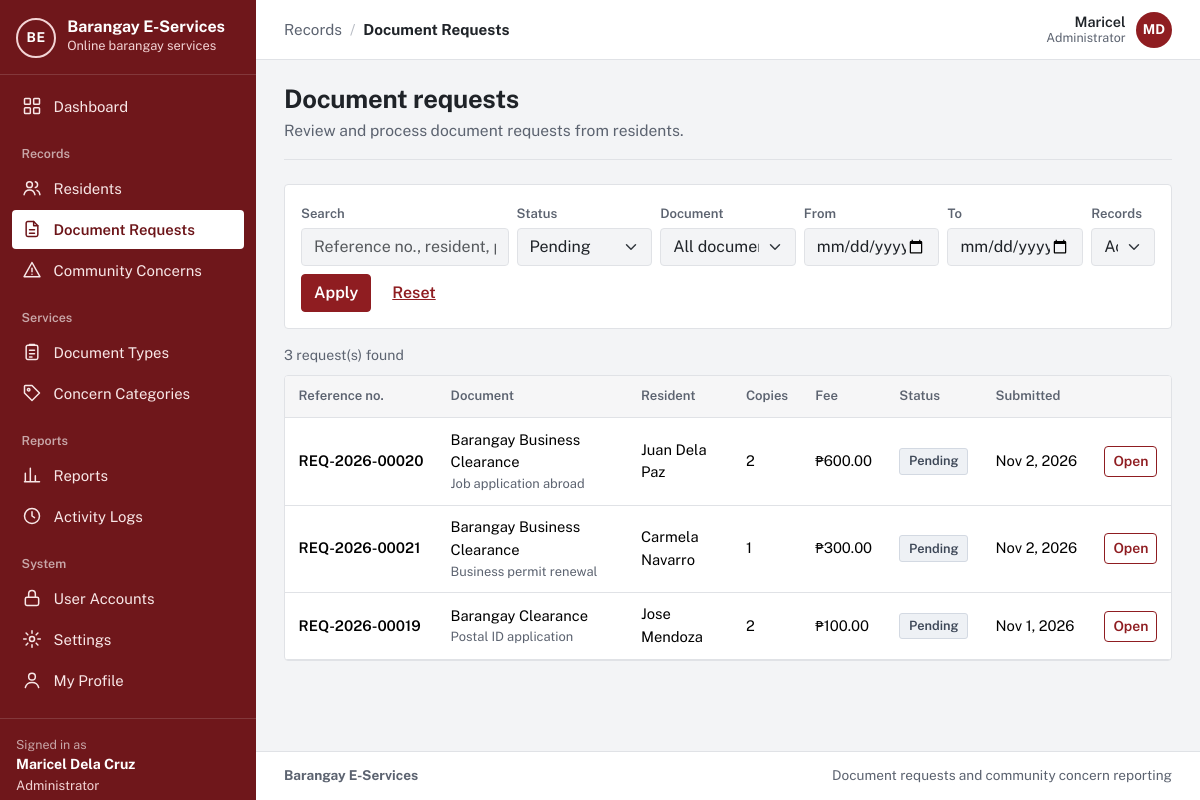
Before: /requests.php?status=Pending (signed in) with the older database file.
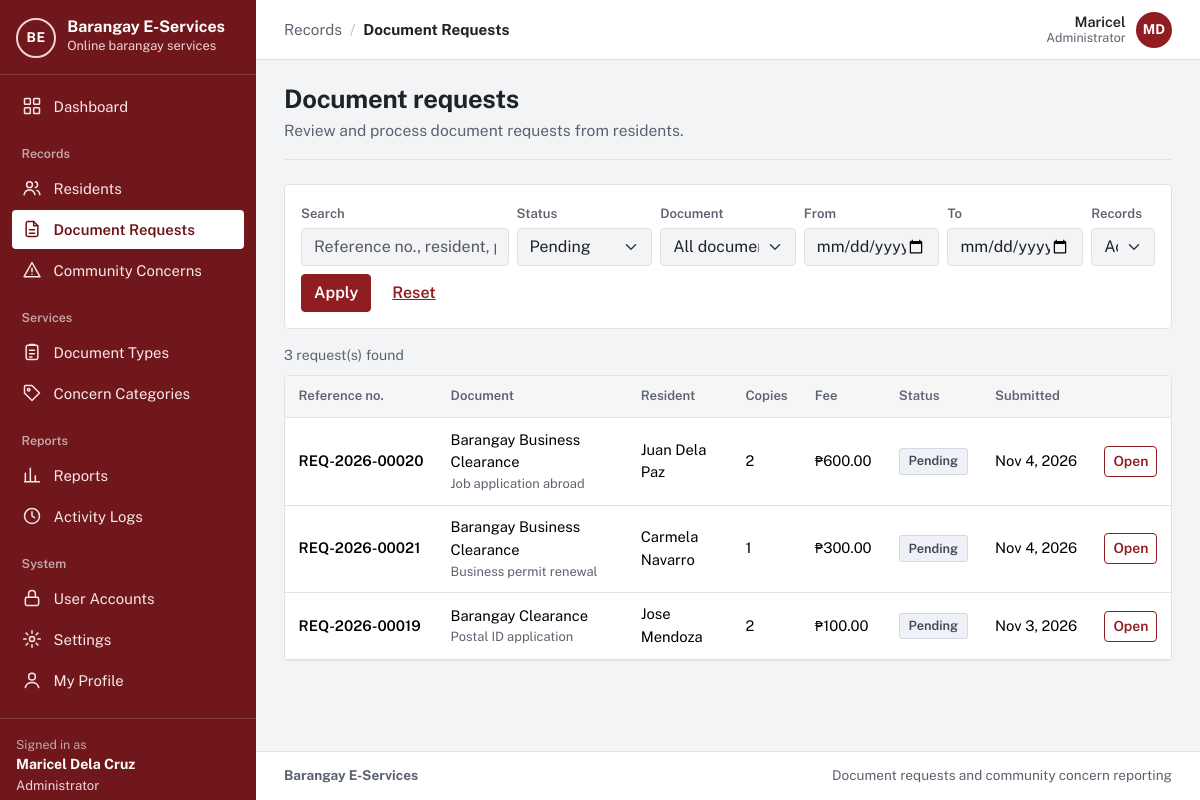
After: the same page with the newer database file.
### tables this page shows
CREATE TABLE `document_requests` (
  `request_id` int(10) unsigned NOT NULL AUTO_INCREMENT,
  `reference_no` varchar(20) DEFAULT NULL,
  `resident_id` int(10) unsigned NOT NULL,
  `doc_type_id` smallint(5) unsigned NOT NULL,
  `purpose` varchar(255) NOT NULL,
  `copies` tinyint(3) unsigned NOT NULL DEFAULT 1,
  `fee_amount` decimal(8,2) NOT NULL,
  `status` enum('Pending','Under Review','Approved','Rejected','Processing','Ready for Pickup','Released','Cancelled') NOT NULL DEFAULT 'Pending',
  `remarks` varchar(500) DEFAULT NULL,
  `handled_by` int(10) unsigned DEFAULT NULL,
  `is_archived` tinyint(1) NOT NULL DEFAULT 0,
  `created_at` datetime NOT NULL DEFAULT current_timestamp(),
  `updated_at` datetime NOT NULL DEFAULT current_timestamp() ON UPDATE current_timestamp(),
  PRIMARY KEY (`request_id`),
  UNIQUE KEY `reference_no` (`reference_no`),
  KEY `fk_dr_resident` (`resident_id`),
  KEY `fk_dr_doctype` (`doc_type_id`),
  KEY `fk_dr_handler` (`handled_by`),
  KEY `idx_dr_status` (`status`),
  KEY `idx_dr_created` (`created_at`),
  CONSTRAINT `fk_dr_doctype` FOREIGN KEY (`doc_type_id`) REFERENCES `document_types` (`doc_type_id`),
  CONSTRAINT `fk_dr_handler` FOREIGN KEY (`handled_by`) REFERENCES `users` (`user_id`) ON DELETE SET NULL,
  CONSTRAINT `fk_dr_resident` FOREIGN KEY (`resident_id`) REFERENCES `users` (`user_id`),
  CONSTRAINT `chk_dr_copies` CHECK (`copies` between 1 and 5)
);

CREATE TABLE `document_types` (
  `doc_type_id` smallint(5) unsigned NOT NULL AUTO_INCREMENT,
  `name` varchar(100) NOT NULL,
  `description` varchar(500) NOT NULL,
  `fee` decimal(8,2) NOT NULL DEFAULT 0.00,
  `processing_days` tinyint(3) unsigned NOT NULL DEFAULT 1,
  `is_archived` tinyint(1) NOT NULL DEFAULT 0,
  `created_at` datetime NOT NULL DEFAULT current_timestamp(),
  `updated_at` datetime NOT NULL DEFAULT current_timestamp() ON UPDATE current_timestamp(),
  PRIMARY KEY (`doc_type_id`),
  UNIQUE KEY `name` (`name`),
  CONSTRAINT `chk_dt_fee` CHECK (`fee` >= 0),
  CONSTRAINT `chk_dt_days` CHECK (`processing_days` between 1 and 30)
);

CREATE TABLE `users` (
  `user_id` int(10) unsigned NOT NULL AUTO_INCREMENT,
  `role_id` tinyint(3) unsigned NOT NULL,
  `purok_id` smallint(5) unsigned DEFAULT NULL,
  `first_name` varchar(60) NOT NULL,
  `last_name` varchar(60) NOT NULL,
  `email` varchar(120) NOT NULL,
  `contact_no` varchar(13) DEFAULT NULL,
  `street_address` varchar(150) DEFAULT NULL,
  `password_hash` varchar(255) NOT NULL,
  `email_verified_at` datetime DEFAULT NULL,
  `is_active` tinyint(1) NOT NULL DEFAULT 1,
  `failed_logins` tinyint(3) unsigned NOT NULL DEFAULT 0,
  `locked_until` datetime DEFAULT NULL,
  `created_at` datetime NOT NULL DEFAULT current_timestamp(),
  `updated_at` datetime NOT NULL DEFAULT current_timestamp() ON UPDATE current_timestamp(),
  PRIMARY KEY (`user_id`),
  UNIQUE KEY `email` (`email`),
  KEY `fk_users_purok` (`purok_id`),
  KEY `idx_users_role` (`role_id`),
  CONSTRAINT `fk_users_purok` FOREIGN KEY (`purok_id`) REFERENCES `puroks` (`purok_id`) ON DELETE SET NULL,
  CONSTRAINT `fk_users_role` FOREIGN KEY (`role_id`) REFERENCES `roles` (`role_id`)
);

### app/lib/db.php (called while the page is built, shortened)
<?php
function db(): mysqli
{
    static $conn = null;
    if ($conn === null) {
        $conn = new mysqli(
            config('db.host'),
            config('db.user'),
            config('db.password'),
            config('db.name'),
            (int) config('db.port', 3306)
        );
        $conn->set_charset('utf8mb4');
        $conn->query("SET time_zone = '+08:00'");
    }
    return $conn;
}
function db_query(string $sql, array $params = []): mysqli_stmt
{
    $stmt = db()->prepare($sql);
    if ($params) {
        $types = '';
        foreach ($params as $p) {
            $types .= is_int($p) ? 'i' : (is_float($p) ? 'd' : 's');
        }
        $stmt->bind_param($types, ...array_values($params));
    }
    $stmt->execute();
    return $stmt;
}
function db_all(string $sql, array $params = []): array
{
    $result = db_query($sql, $params)->get_result();
    return $result ? $result->fetch_all(MYSQLI_ASSOC) : [];
}
function db_one(string $sql, array $params = []): ?array
{
    $result = db_query($sql, $params)->get_result();
    $row = $result ? $result->fetch_assoc() : null;
    return $row ?: null;
}
function db_value(string $sql, array $params = [])
{
    $row = db_one($sql, $params);
    return $row ? reset($row) : null;
}

### app/lib/auth.php (called while the page is built, shortened)
<?php
function current_user(bool $refresh = false): ?array
{
    static $user = false;
    if ($user !== false && !$refresh) {
        return $user;
    }
    $user = null;
    if (!empty($_SESSION['user_id'])) {
        $user = db_one(
            'SELECT u.user_id, u.first_name, u.last_name, u.email, u.contact_no, u.street_address, u.purok_id,
                    u.email_verified_at, u.is_active, u.created_at, r.role_key, r.role_name
               FROM users u JOIN roles r ON r.role_id = u.role_id
              WHERE u.user_id = ?',
            [(int) $_SESSION['user_id']]
        );
    }
    return $user;
}
function is_verified(?array $user = null): bool
{
    $user = $user ?? current_user();
    return $user !== null && !empty($user['email_verified_at']);
}
function require_login(bool $mustBeVerified = true): array
{
    $user = current_user();
    return $user;
}
function require_role(string ...$roles): array
{
    $user = require_login();
    return $user;
}

### app/lib/helpers.php (called while the page is built, shortened)
<?php
function e($value): string
{
    return htmlspecialchars((string) ($value ?? ''), ENT_QUOTES | ENT_SUBSTITUTE, 'UTF-8');
}
function base_path(): string
{
    static $base = null;
    if ($base === null) {
        $script = realpath($_SERVER['SCRIPT_FILENAME'] ?? '') ?: '';
        $root   = realpath(APP_ROOT) ?: APP_ROOT;
        $rel    = str_replace('\\', '/', substr($script, strlen($root)));
        $name   = str_replace('\\', '/', $_SERVER['SCRIPT_NAME'] ?? '');
        $base   = ($rel !== '' && str_ends_with($name, $rel)) ? substr($name, 0, -strlen($rel)) : '';
        $base   = rtrim($base, '/');
    }
    return $base;
}
function url(string $path = ''): string
{
    return base_path() . '/' . ltrim($path, '/');
}
function query_param(string $key, string $default = ''): string
{
    $value = $_GET[$key] ?? $default;
    return is_string($value) ? trim($value) : $default;
}
function format_date(?string $datetime, string $format = 'M j, Y'): string
{
    return $datetime ? date($format, strtotime($datetime)) : '—';
}
function peso($amount): string
{
    return '₱' . number_format((float) $amount, 2);
}
function full_name(array $row, string $prefix = ''): string
{
    return trim(($row[$prefix . 'first_name'] ?? '') . ' ' . ($row[$prefix . 'last_name'] ?? ''));
}
function paginate(int $total, int $perPage = 15): array
{
    $page = max(1, (int) ($_GET['page'] ?? 1));
    $totalPages = max(1, (int) ceil($total / $perPage));
    $page = min($page, $totalPages);
    return [$perPage, ($page - 1) * $perPage, $page, $totalPages];
}

### requests.php (the view, shortened to what the changed rows need)
<?php
require __DIR__ . '/app/bootstrap.php';
$user = require_role(ROLE_RESIDENT, ROLE_STAFF, ROLE_ADMIN);
$isResident = $user['role_key'] === ROLE_RESIDENT;
$statuses = ['Pending', 'Under Review', 'Approved', 'Rejected', 'Processing', 'Ready for Pickup', 'Released', 'Cancelled'];
$f = [
    'q'        => query_param('q'),
    'status'   => in_array(query_param('status'), $statuses, true) ? query_param('status') : '',
    'type'     => ctype_digit(query_param('type')) ? query_param('type') : '',
    'from'     => preg_match('/^\d{4}-\d{2}-\d{2}$/', query_param('from')) ? query_param('from') : '',
    'to'       => preg_match('/^\d{4}-\d{2}-\d{2}$/', query_param('to')) ? query_param('to') : '',
    'archived' => in_array(query_param('archived'), ['1', 'all'], true) ? query_param('archived') : '',
];
$where = [];
$params = [];
if ($isResident) {
    $where[] = 'dr.resident_id = ?';
    $params[] = (int) $user['user_id'];
} elseif ($f['archived'] === '1') {
    $where[] = 'dr.is_archived = 1';
} elseif ($f['archived'] === '') {
    $where[] = 'dr.is_archived = 0';
}
if ($f['status'] !== '') { $where[] = 'dr.status = ?'; $params[] = $f['status']; }
$whereSql = $where ? 'WHERE ' . implode(' AND ', $where) : '';
$from = "FROM document_requests dr
         JOIN document_types dt ON dt.doc_type_id = dr.doc_type_id
         JOIN users u ON u.user_id = dr.resident_id $whereSql";
$total = (int) db_value("SELECT COUNT(*) $from", $params);
[$limit, $offset, $page, $pages] = paginate($total);
$rows = db_all(
    "SELECT dr.request_id, dr.reference_no, dr.status, dr.copies, dr.fee_amount, dr.purpose, dr.created_at, dr.updated_at, dr.is_archived,
            dt.name AS doc_name, u.first_name, u.last_name
     $from ORDER BY dr.created_at DESC, dr.request_id DESC LIMIT ? OFFSET ?",
    array_merge($params, [$limit, $offset])
);
$pageTitle = $isResident ? 'My document requests' : 'Document requests';
require APP_ROOT . '/app/views/header.php';
?>
<div class="page-head">
  <div>
    <h1><?= e($pageTitle) ?></h1>
  </div>
</div>
<div class="table-wrap">
  <?php if (!$rows): ?>
    <div class="empty">
      <p>No document requests match these filters.</p>
      <?php if ($isResident): ?><a class="btn btn-primary btn-sm" href="<?= e(url('resident/request-form.php')) ?>">Request a document</a><?php endif; ?>
    </div>
  <?php else: ?>
  <table class="table">
    <thead>
      <tr>
        <th scope="col">Reference no.</th>
        <th scope="col">Document</th>
        <?php if (!$isResident): ?><th scope="col">Resident</th><?php endif; ?>
        <th scope="col">Copies</th>
        <th scope="col">Fee</th>
        <th scope="col">Status</th>
        <th scope="col">Submitted</th>
        <th scope="col"><span class="visually-hidden">Actions</span></th>
      </tr>
    </thead>
    <tbody>
    <?php foreach ($rows as $r): ?>
      <tr>
        <td class="ref"><?= e($r['reference_no']) ?></td>
        <td><?= e($r['doc_name']) ?><div class="small text-muted text-truncate cell-clip"><?= e($r['purpose']) ?></div></td>
        <?php if (!$isResident): ?><td><?= e(full_name($r)) ?></td><?php endif; ?>
        <td><?= (int) $r['copies'] ?></td>
        <td class="nowrap"><?= e(peso($r['fee_amount'])) ?></td>
        <td><?= status_badge($r['status']) ?><?= $r['is_archived'] ? ' <span class="status status-muted">Archived</span>' : '' ?></td>
        <td class="nowrap"><?= e(format_date($r['created_at'])) ?></td>
        <td class="text-end"><a class="btn btn-sm btn-outline-primary" href="<?= e(url('request.php?id=' . (int) $r['request_id'])) ?>">Open<span class="visually-hidden"> <?= e($r['reference_no']) ?></span></a></td>
      </tr>
    <?php endforeach; ?>
    </tbody>
  </table>
  <?php endif; ?>
</div>
<?php require APP_ROOT . '/app/views/footer.php'; ?>

### app/lib/workflow.php (shortened to what the changed rows need)
<?php
function status_badge(string $status): string
{
    $tone = match ($status) {
        'Pending', 'Submitted'                    => 'waiting',
        'Under Review', 'Assigned'                => 'review',
        'Approved', 'Processing', 'In Progress'   => 'active',
        'Ready for Pickup', 'Resolved'            => 'ready',
        'Released', 'Closed'                      => 'done',
        'Rejected'                                => 'stopped',
        'Cancelled', 'Withdrawn'                  => 'muted',
        default                                   => 'muted',
    };
    return '<span class="status status-' . $tone . '">' . e($status) . '</span>';
}

Changed rows visible on the page:
changed document_requests "REQ-2026-00020": created_at "Nov 2, 2026" → "Nov 4, 2026"
changed document_requests "REQ-2026-00021": created_at "Nov 2, 2026" → "Nov 4, 2026"
changed document_requests "Postal ID application": created_at "Nov 1, 2026" → "Nov 3, 2026"
